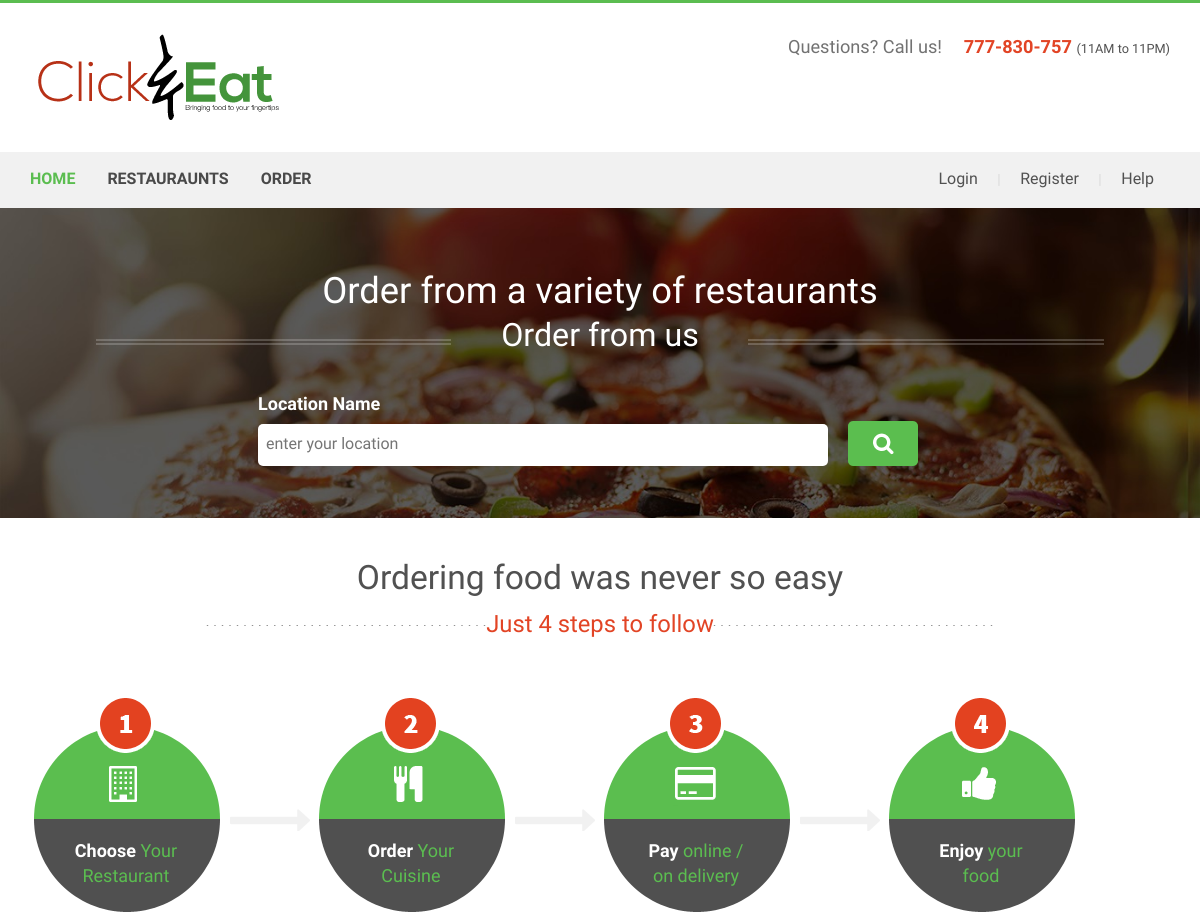
Before: / (upper part) with the older database file.
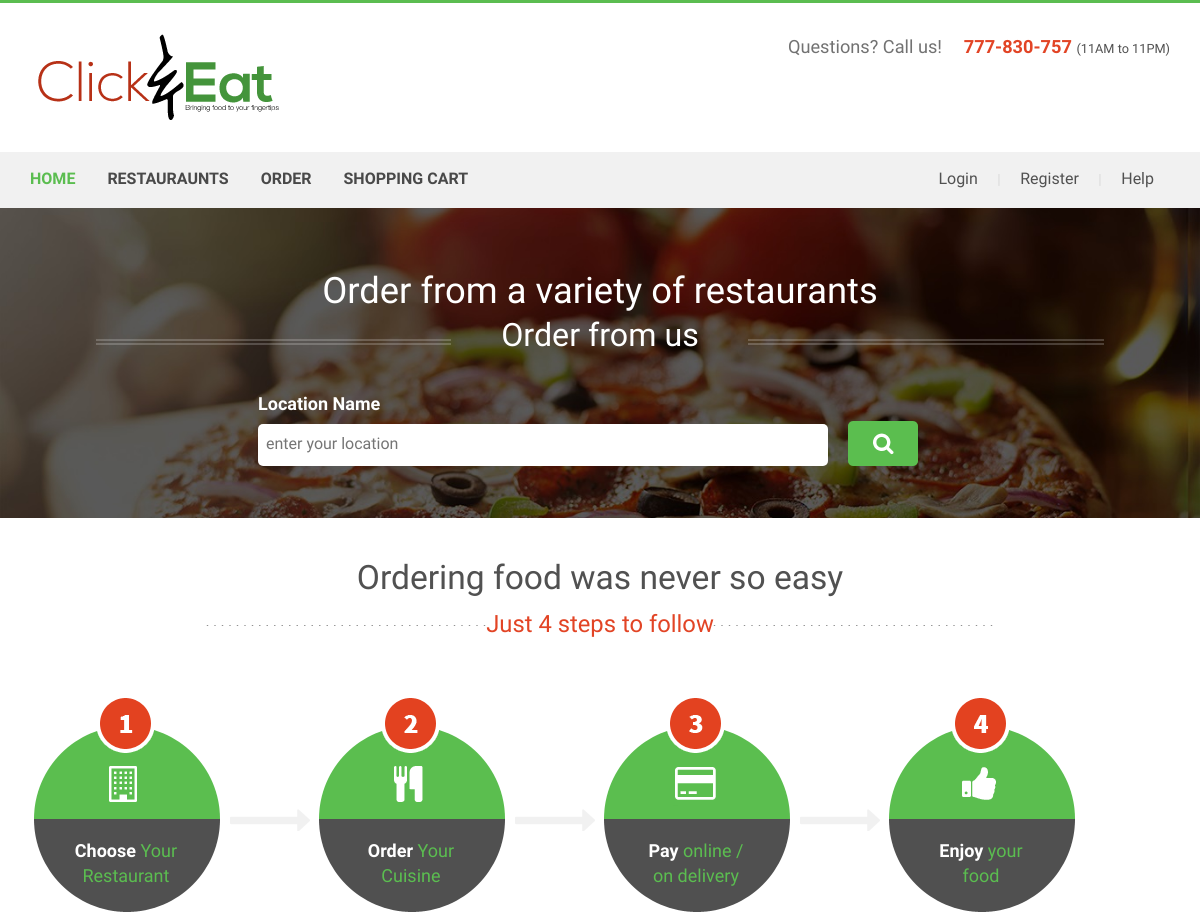
After: the same page with the newer database file.
### tables this page shows
CREATE TABLE IF NOT EXISTS `pages` (
  `pageID` int(11) NOT NULL AUTO_INCREMENT,
  `pageTitle` text NOT NULL,
  `pageLocation` text NOT NULL,
  PRIMARY KEY (`pageID`)
);

### includes/database.class.php (called while the page is built, shortened)
<?php
class Database
{
	private function createConnection()
	{
		try {
			$dsn = "mysql:host=".HOST.";dbname=".DATABASE;
			$database  = new \PDO($dsn, USERNAME, PASSWORD);
			$database->setAttribute(\PDO::ATTR_ERRMODE, \PDO::ERRMODE_EXCEPTION);
			return $database;
		} catch (\Exception $ex) {
			throw $ex;
		}
	}
	public function query( $query, $queryParameters )
	{
		try {
			$connection = $this->createConnection();
			if (empty($queryParameters)) {
				$preparedStatement = $connection->query($query);
			} else {
				$preparedStatement = $connection->prepare($query);
			}
			$result = $preparedStatement->fetchAll();
			return $result;
		} catch (\Exception $ex) {
			$GLOBALS['error'] = $ex->getMessage();
			throw $ex;
		}
	}
}

### includes/webpage.class.php (the view, shortened to what the changed rows need)
<?php
require_once("database.class.php");
class WebPage extends Database
{
	var $siteName;
	var $copyrightYear;
	var $developedBy;
	var $title;
	public function __construct( $title )
	{
		$this->copyrightYear = date("Y");
		$this->developedBy = "Team B - ICBT City Campus";
		$this->siteName = "Click&Eat";
		$this->title = $title;
	}
	public function addHeader()
	{
		$content = "<!DOCTYPE html> ";
		$content .= "<html> ";
		$content .= "<head> ";
		$content .= "<title>{$this->title} | {$this->siteName}</title> ";
		$content .= "<link href='/css/bootstrap.css' rel='stylesheet' type='text/css' /> ";
		$content .= " ";
		$content .= "<script src='/js/jquery.min.js'></script> ";
		$content .= " ";
		$content .= "<link href='/css/style.css' rel='stylesheet' type='text/css' media='all' /> ";
		$content .= " ";
		$content .= "<meta name='viewport' content='width=device-width, initial-scale=1'> ";
		$content .= "<script type='application/x-javascript'> addEventListener('load', function() { setTimeout(hideURLbar, 0); }, false); function hideURLbar(){ window.scrollTo(0,1); }</script> ";
		$content .= " ";
		$content .= "<link href='http://fonts.googleapis.com/css?family=Source+Sans+Pro:200,300,400,600,700,900,200italic,300italic,400italic,600italic,700italic,900italic' rel='stylesheet' type='text/css'> ";
		$content .= "<link href='http://fonts.googleapis.com/css?family=Lobster+Two:400,400italic,700,700italic' rel='stylesheet' type='text/css'> ";
		$content .= " ";
		$content .= "<script src='/js/wow.min.js'></script> ";
		$content .= "<link href='/css/animate.css' rel='stylesheet' type='text/css' /> ";
		$content .= "<script> ";
		$content .= "new WOW().init(); ";
		$content .= "</script> ";
		$content .= "<script type='text/javascript' src='/js/move-top.js'></script> ";
		$content .= "<script type='text/javascript' src='/js/easing.js'></script> ";
		$content .= "<script type='text/javascript'> ";
		$content .= "jQuery(document).ready(function($) { ";
		$content .= "$('.scroll').click(function(event){		 ";
		$content .= "event.preventDefault(); ";
		$content .= "$('html,body').animate({scrollTop:$(this.hash).offset().top},1200); ";
		$content .= "}); ";
		$content .= "}); ";
		$content .= "</script> ";
		$content .= "</head> ";
		$content .= "<body> ";
		$content .= " ";
		$content .= "<div class='header'> ";
		$content .= "<div class='container'> ";
		$content .= "<div class='top-header'> ";
		$content .= "<div class='logo'> ";
		$content .= "<a href='./index.php'><img src='/images/logo.png' class='img-responsive' alt='' /></a> ";
		$content .= "</div> ";
		$content .= "<div class='queries'> ";
		$content .= "<p>Questions? Call us!<span>777-830-757 </span><label>(11AM to 11PM)</label></p> ";
		$content .= "</div> ";
		$content .= "<div class='clearfix'></div> ";
		$content .= "</div> ";
		$content .= "</div> ";
		$content .= "<div class='menu-bar'> ";
		$content .= "<div class='container'> ";
		$content .= "<div class='top-menu'> ";
		$content .= "<ul> ";
		$content .= $this->addNavigationBar();
		$content .= "</ul> ";
		$content .= "</div> ";
		$content .= "<div class='login-section'> ";
		$content .= "<ul> ";
		if (isset($_SESSION['isLogged']) and $_SESSION['isLogged'] == true) {
			$content .= "<li><a href='#'>{$_SESSION['fullName']}</a>  </li> | ";
			$content .= "<li><a href='./includes/functions.php?action=logout'>Sign-out</a> </li> | ";
		} else {
			$content .= "<li><a href='#sign-in' data-toggle='modal' data-target='#signinModal'>Login</a>  </li> | ";
			$content .= "<li><a href='./register.php'>Register</a> </li> | ";
		}
		$content .= "<li><a href='#'>Help</a></li> ";
		$content .= "<div class='clearfix'></div> ";
		$content .= "</ul> ";
		$content .= "</div> ";
		$content .= "<div class='clearfix'></div> ";
		$content .= "</div> ";
		$content .= "</div> ";
		$content .= "</div> ";
		return $content;
	}
	private function addNavigationBar()
	{
		$sql = "SELECT * from pages";
		$queryParameters = "";
		$result = $this->query($sql, $queryParameters);
		$content = "";
		foreach ($result as $pages) {
			if ($this->title == $pages['pageTitle']) {
				$content .= "<li class='active'><a href='./{$pages['pageLocation']}'>{$pages['pageTitle']}</a></li>";
			} else {
				$content .= "<li><a href='./{$pages['pageLocation']}'>{$pages['pageTitle']}</a></li>";
			}
		}
		$content .= "<div class='clearfix'></div>";
		return $content;
	}
	public function addFooter()
	{
		$content = "<div class='contact-section' id='contact'>";
		$content .= "<div class='container'>";
		$content .= "<div class='contact-section-grids'>";
		$content .= "<div class='col-md-3 contact-section-grid wow fadeInLeft' data-wow-delay='0.4s'>";
		$content .= "<h4>Site Links</h4>";
		$content .= "<ul>";
		$content .= "<li><i class='point'></i></li>";
		$content .= "<li class='data'><a href='#'>About Us</a></li>";
		$content .= "</ul>";
		$content .= "<ul>";
		$content .= "<li><i class='point'></i></li>";
		$content .= "<li class='data'><a href='#'>Contact Us</a></li>";
		$content .= "</ul>";
		$content .= "<ul>";
		$content .= "<li><i class='point'></i></li>";
		$content .= "<li class='data'><a href='#'>Privacy Policy</a></li>";
		$content .= "</ul>";
		$content .= "<ul>";
		$content .= "<li><i class='point'></i></li>";
		$content .= "<li class='data'><a href='#'>Terms of Use</a></li>";
		$content .= "</ul>";
		$content .= "</div>";
		$content .= "<div class='col-md-3 contact-section-grid wow fadeInLeft' data-wow-delay='0.4s'>";
		$content .= "<h4>Site Links</h4>";
		$content .= "<ul>";
		$content .= "<li><i class='point'></i></li>";
		$content .= "<li class='data'><a href='#'>About Us</a></li>";
		$content .= "</ul>";
		$content .= "<ul>";
		$content .= "<li><i class='point'></i></li>";
		$content .= "<li class='data'><a href='#'>Contact Us</a></li>";
		$content .= "</ul>";
		$content .= "<ul>";
		$content .= "<li><i class='point'></i></li>";
		$content .= "<li class='data'><a href='#'>Privacy Policy</a></li>";
		$content .= "</ul>";
		$content .= "<ul>";
		$content .= "<li><i class='point'></i></li>";
		$content .= "<li class='data'><a href='#'>Terms of Use</a></li>";
		$content .= "</ul>";
		$content .= "</div>";
		$content .= "<div class='col-md-3 contact-section-grid wow fadeInRight' data-wow-delay='0.4s'>";
		$content .= "<h4>Follow Us On...</h4>";
		$content .= "<ul>";
		$content .= "<li><i class='fb'></i></li>";
		$content .= "<li class='data'> <a href='#'>  Facebook</a></li>";
		$content .= "</ul>";
		$content .= "<ul>";
		$content .= "<li><i class='tw'></i></li>";
		$content .= "<li class='data'> <a href='#'>Twitter</a></li>";
		$content .= "</ul>";
		$content .= "<ul>";
		$content .= "<li><i class='in'></i></li>";
		$content .= "<li class='data'><a href='#'> Linkedin</a></li>";
		$content .= "</ul>";
		$content .= "<ul>";
		$content .= "<li><i class='gp'></i></li>";
		$content .= "<li class='data'><a href='#'>Google Plus</a></li>";
		$content .= "</ul>";
		$content .= "</div>";
		$content .= "<div class='col-md-3 contact-section-grid nth-grid wow fadeInRight' data-wow-delay='0.4s'>";
		$content .= "<h4>Subscribe Newsletter</h4>";
		$content .= "<p>To get latest updates and food deals every week</p>";
		$content .= "<input type='text' class='text' value='' onfocus='this.value = '';' onblur='if (this.value == '') {this.value = '';}'>";
		$content .= "<input type='submit' value='submit'>";
		$content .= "</div>";
		$content .= "<div class='clearfix'></div>";
		$content .= "</div>";
		$content .= "</div>";
		$content .= "</div>";
		$content .= "";
		$content .= "";
		$content .= "<div class='footer'>";
		$content .= "<div class='container'>";
		$content .= "<p class='wow fadeInLeft' data-wow-delay='0.4s'>&copy; {$this->copyrightYear} {$this->siteName} | Developed by {$this->developedBy} </p>";
		$content .= "</div>";
		$content .= "</div>";
		$content .= "";
		$content .= "<script type='text/javascript'>";
		$content .= "$(document).ready(function() {";
		$content .= "/*";
		$content .= "var defaults = {";
		$content .= "containerID: 'toTop', // fading element id";
		$content .= "containerHoverID: 'toTopHover', // fading element hover id";
		$content .= "scrollSpeed: 1200,";
		$content .= "easingType: 'linear'";
		$content .= "};";
		$content .= "*/";
		$content .= "$().UItoTop({ easingType: 'easeOutQuart' });";
		$content .= "});";
		$content .= "</script>";
		$content .= "<a href='#' id='toTop' style='display: block;'> <span id='toTopHover' style='opacity: 1;'> </span></a>";
		$content .= "<div class='modal fade' id='signinModal' tabindex='-1' role='dialog' aria-labelledby='basicModal' aria-hidden='true'> ";
		$content .= "    <div class='modal-dialog'>";
		$content .= "      <div class='modal-content'>";
		$content .= "        <div class='modal-header'>";
		$content .= "          <button type='button' class='close' data-dismiss='modal' aria-hidden='true'>&times;</button>";
		$content .= "          <h2 class='modal-title' id='myModalLabel'>Sign in</h2>";
		$content .= "        </div>";
		$content .= "          <form class='form-horizontal' id='register-form' name='login' action='./includes/functions.php' onsubmit='return validateLoginForm();'>";
		$content .= "            <div class='modal-body'>";
		$content .= "            <fieldset>";
		$content .= "              ";
		$content .= "              <div class='form-group'>";
		$content .= "                <label class='col-md-4 control-label' for='email'>Email:</label>";
		$content .= "                <div class='col-md-5'>";
		$content .= "                <input id='email' name='email' type='text' placeholder='username' class='form-control input-md' required=''>";
		$content .= "                </div>";
		$content .= "              </div>";
		$content .= "              ";
		$content .= "              <div class='form-group'>";
		$content .= "                <label class='col-md-4 control-label' for='password'>Password:</label>";
		$content .= "                <div class='col-md-5'>";
		$content .= "                <input id='password' name='password' type='password' placeholder='password' class='form-control input-md' required=''>";
		$content .= "                </div>";
		$content .= "              </div>";
		$content .= "                <input type='hidden' name='action' value='signin'>";
		$content .= "            </fieldset>";
		$content .= "        </div>";
		$content .= "        <div class='modal-footer'>";
		$content .= "          <button class='btn btn-danger' data-dismiss='modal' aria-hidden='true'>Cancel</button>";
		$content .= "            <input type='submit' class='btn btn-success' id='signin-button' value='Sign In'>";
		$content .= "        </div>";
		$content .= "          </form>";
		$content .= "<script src='../js/bootstrap.min.js'></script>";
		$content .= "</body>";
		$content .= "</html>";
		return $content;
	}
}

Changed rows visible on the page:
added pages: pageTitle "SHOPPING CART"
